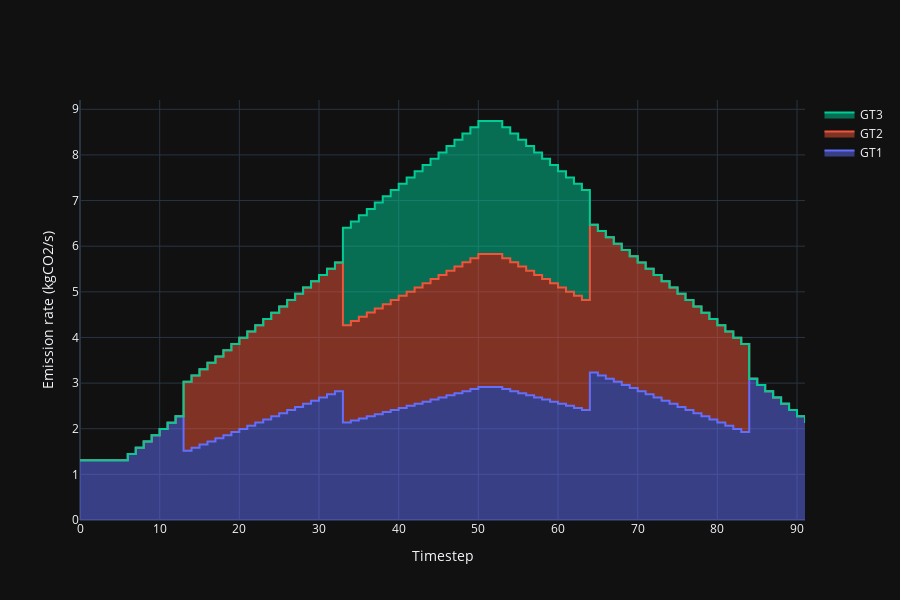

Notebook code cell kept with this figure:
### Code cell
plots.plot_CO2_rate_per_device(res,optimisation_model=simulator.optimiser,device_shareload=None)
